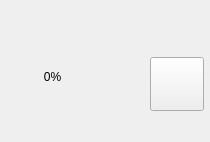
<?xml version="1.0" encoding="UTF-8"?>
<ui version="4.0">
 <class>QProgressBarShell</class>
 <widget class="QWidget" name="QProgressBarShell">
  <property name="geometry">
   <rect>
    <x>0</x>
    <y>0</y>
    <width>210</width>
    <height>142</height>
   </rect>
  </property>
  <property name="focusPolicy">
   <enum>Qt::ClickFocus</enum>
  </property>
  <property name="windowTitle">
   <string>QProgressBarShell</string>
  </property>
  <property name="autoFillBackground">
   <bool>false</bool>
  </property>
  <property name="styleSheet">
   <string notr="true"/>
  </property>
  <widget class="QWidget" name="widget" native="true">
   <property name="geometry">
    <rect>
     <x>0</x>
     <y>15</y>
     <width>189</width>
     <height>127</height>
    </rect>
   </property>
   <property name="minimumSize">
    <size>
     <width>189</width>
     <height>127</height>
    </size>
   </property>
   <property name="maximumSize">
    <size>
     <width>189</width>
     <height>127</height>
    </size>
   </property>
   <property name="sizeIncrement">
    <size>
     <width>189</width>
     <height>127</height>
    </size>
   </property>
   <widget class="QBottleProgressBar" name="progress" native="true">
    <property name="geometry">
     <rect>
      <x>0</x>
      <y>0</y>
      <width>189</width>
      <height>127</height>
     </rect>
    </property>
   </widget>
   <widget class="QLabel" name="balance">
    <property name="geometry">
     <rect>
      <x>20</x>
      <y>54</y>
      <width>65</width>
      <height>16</height>
     </rect>
    </property>
    <property name="styleSheet">
     <string notr="true"/>
    </property>
    <property name="text">
     <string>0%</string>
    </property>
    <property name="alignment">
     <set>Qt::AlignCenter</set>
    </property>
    <property name="fonts" stdset="0">
     <string notr="true">14</string>
    </property>
   </widget>
   <widget class="QWidget" name="shell" native="true">
    <property name="geometry">
     <rect>
      <x>0</x>
      <y>0</y>
      <width>189</width>
      <height>127</height>
     </rect>
    </property>
    <property name="styleSheet">
     <string notr="true"/>
    </property>
   </widget>
   <zorder>progress</zorder>
   <zorder>shell</zorder>
   <zorder>balance</zorder>
  </widget>
  <widget class="QPushButton" name="detect_btn">
   <property name="geometry">
    <rect>
     <x>150</x>
     <y>57</y>
     <width>54</width>
     <height>54</height>
    </rect>
   </property>
   <property name="minimumSize">
    <size>
     <width>54</width>
     <height>54</height>
    </size>
   </property>
   <property name="maximumSize">
    <size>
     <width>54</width>
     <height>54</height>
    </size>
   </property>
   <property name="styleSheet">
    <string notr="true"/>
   </property>
   <property name="text">
    <string/>
   </property>
  </widget>
 </widget>
 <layoutdefault spacing="6" margin="11"/>
 <customwidgets>
  <customwidget>
   <class>QBottleProgressBar</class>
   <extends>QWidget</extends>
   <header>qbottleprogressbar.h</header>
   <container>1</container>
  </customwidget>
 </customwidgets>
 <resources/>
 <connections/>
</ui>
